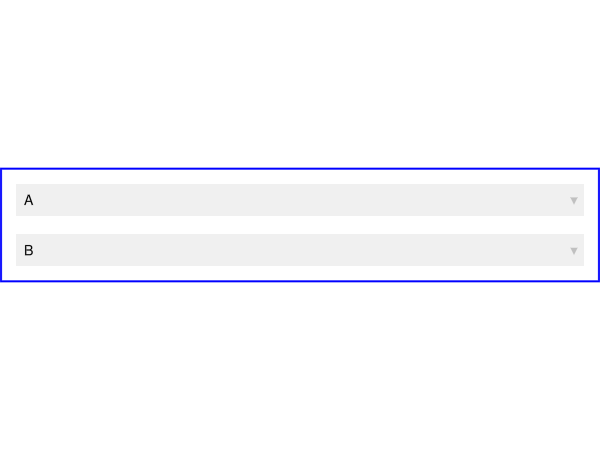

Julia code for this plot:
using GLMakie
fig = Figure()
g = GridLayout(fig[1,1])
r1 = 1; r2 = 2
m1 = Menu(g[r1, 1], options=["A"])
m2 = Menu(g[r2, 1], options=["B"])
b = Box(g[r1:r2, 1], color=(:transparent, 0.0), strokecolor=:blue, strokewidth=2, alignmode=Outside(-15))

Makie.GridLayoutBase.update!(g)
println("Box bbox with Outside(-15): ", b.layoutobservables.computedbbox[].widths)
println("Box bbox origin: ", b.layoutobservables.computedbbox[].origin)
println("m1 bbox origin & height: ", m1.layoutobservables.computedbbox[].origin, " ", m1.layoutobservables.computedbbox[].widths)
println("m2 bbox origin & height: ", m2.layoutobservables.computedbbox[].origin, " ", m2.layoutobservables.computedbbox[].widths)

save("test_box_outside15.png", fig)
